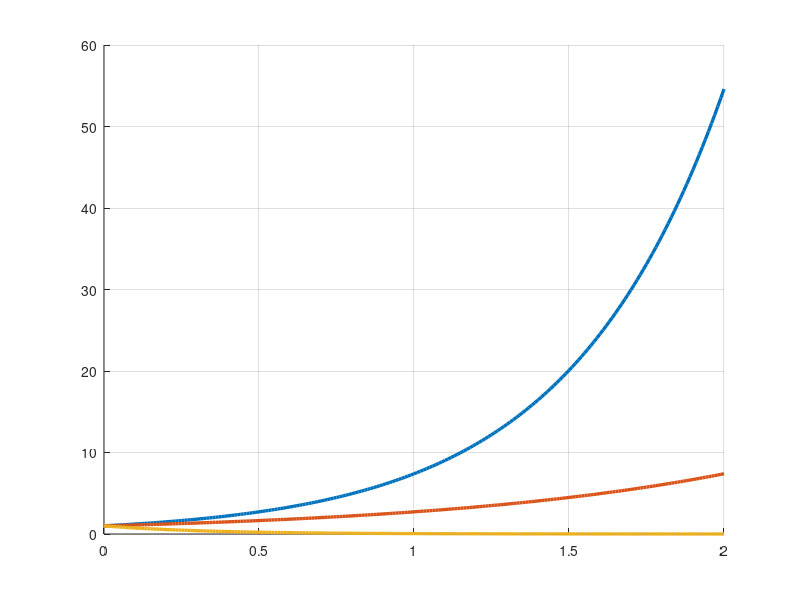

MATLAB code for this plot: (Note: this script raises an error after producing the figure.)
%% 13주차 — 상태궤환 극배치: 극점을 원하는 자리에 정확히
% **제어시스템설계** · 충남대학교 자율운항시스템공학과
%
%
% **참고자료 — 먼저 볼 것**
%
% 아래 다섯 과목은 **이 강의의 담당교수가 직접 한 강의**입니다.
% 기초부터 대학원 과정까지 이어지므로 부족한 곳부터 보면 됩니다.
% 이 강의에서 쓰는 기호와 유도는 모두 그 안에서 자세히 다룹니다.
%
% | # | 과목 | 수준 | 언어 | 영상 | 강의자료·코드 |
% |---|---|---|---|---|---|
% | 1 | **제어공학** — 기초. 전달함수, 피드백, 안정도, 근궤적, PID | 학부 | KO | [재생목록](https://youtube.com/playlist?list=PLFaUxNRM4BvJMpF9HZS-Mp8tDv9dTdglk) | [드라이브](https://drive.google.com/drive/folders/1TNIPDNtS_Iy8li-olka5WJslSXDYf0aT) |
% | 2 | **제어시스템설계** — 해석이 아니라 설계. 사양, 루프 성형, 이산 구현 | 학부 | KO | [재생목록](https://youtube.com/playlist?list=PLFaUxNRM4BvIGroZ5rgn7x08F7C79d9WZ) | [드라이브](https://drive.google.com/drive/folders/11m5Xxl_PHJvxgHghLSP-jhCpmRpbvoXh) |
% | 3 | **제어공학특론** — 좌표계, 6자유도 운동방정식, 회전행렬과 오일러각, 선형화 | 대학원 | EN | [재생목록](https://youtube.com/playlist?list=PLFaUxNRM4BvJmvF2ljx4KM5dj1P5jEcw0) | [드라이브](https://drive.google.com/drive/folders/1GUxbbONl916lNd0ggnFnXrNwNkd13-2-) |
% | 4 | **센서신호처리 및 융합** — 센서 모델, 잡음, 추정, 다중센서 융합 | 대학원 | EN | [재생목록](https://youtube.com/playlist?list=PLFaUxNRM4BvK-aP2Gdoyp5-AWvMn7Fo8E) | [드라이브](https://drive.google.com/drive/folders/1MEVJP7TzMcm8w6TZwUjhWJtL34WeNY3u) |
% | 5 | **캡스톤디자인** — 이동체 프로젝트를 처음부터 끝까지 | 학부 | KO | [재생목록](https://youtube.com/playlist?list=PLFaUxNRM4BvLu7L0pDoLzDXTv8mm6rCmj) | [드라이브](https://drive.google.com/drive/folders/1haIQejlJfrdhtOuof-MpffR9ydVscXZS) |
%
% **MATLAB 이나 Simulink 가 아직 익숙하지 않다면** 실습에 들어가기 전에 아래를 먼저 하십시오.
% 무료이고 각각 몇 시간이면 끝납니다.
%
% | 도구 | 학습 자료 |
% |---|---|
% | MATLAB | [MATLAB Onramp](https://matlabacademy.mathworks.com/kr/details/matlab-onramp/gettingstarted) · [Core MATLAB Skills](https://matlabacademy.mathworks.com/details/core-matlab-skills/lpmlcms) |
% | Simulink | [Simulink Onramp](https://matlabacademy.mathworks.com/kr/details/simulink-onramp/simulink) · 담당교수 Simulink 강의 [1편](https://youtu.be/a-afHg_fSaU) · [2편](https://youtu.be/070Yn0Hw5a0) |
%
%
% 6~7주차에서 우리는 **정해진 길** 위에서만 극점을 움직일 수 있었습니다.
% 근궤적이 사양 영역을 비껴가면 방법이 없었고, 그래서 7주차에서
% 극이나 영을 추가해 **길 자체를 바꿨습니다.**
%
% 오늘은 더 나갑니다. **길이라는 것 자체가 없어집니다.**
% 상태를 전부 되먹이면 극점 $n$ 개를 각각 원하는 자리에 정확히 놓을 수 있습니다.
%
% 그리고 학기의 하이라이트 — **거꾸로 선 진자를 실제로 세웁니다.**
if isempty(which('plant_msd'))   % 경로가 아직 등록 안 되었으면 알아서 잡는다
    p_ = pwd;
    if ~isempty(mfilename('fullpath')), p_ = fileparts(mfilename('fullpath')); end
    for k_ = 1:4
        if isfile(fullfile(p_,'setup_path.m')), run(fullfile(p_,'setup_path.m')); break; end
        p_ = fileparts(p_);
    end
    clear p_ k_
end
clc; close all;
s = tf('s');
%% 0-0. 오늘 돌려 볼 파일
% 강의노트를 읽다가 **직접 값을 바꿔 보고 싶을 때** 여는 파일들입니다.
% 모두 `W13_PolePlacement` 폴더 안에 있습니다.
%
% | 파일 | 실행 결과 | 학습 목표 | 강의노트 |
% |---|---|---|---|
% | `W13_01_pole_placement.m` | 계수비교법 손계산과 `place` 결과 대조, `place` 대 `acker`, 극 위치별 제어입력 표 | 극배치가 **왜 되는가**와 **대가** | 1~5절 |
% | `W13_02_reference_tracking.m` | $K_r$ 보정, 모델이 틀렸을 때, 적분 상태를 더한 서보 | 극배치만으로는 **어디에 멈출지 못 정한다** | 6~8절 |
% | `W13_03_pendulum_balance.m` | 거꾸로 선 진자를 세우고, 비선형으로 검증하고, 토크 한계를 걸어 본다 | **학기의 하이라이트** | 9~11절 |
% | `W13_04_run_simulink.m` | Simulink 로 같은 설계를 돌리고 포화를 켜 본다 | 실물에 가까운 검증 | 12절 |
% | `W13_PolePlacement.slx` | 상태궤환 $+$ `Saturation` 이 들어간 모델 | 행벡터 $K$ 를 블록으로 그리는 법 | 12절 |
% | `W13_build_model.m` | 위 `.slx` 를 코드로 다시 만든다 | 모델이 깨졌을 때 되살리는 법 | — |
%
% 오늘 처음 쓰는 도우미 함수도 하나 있습니다.
%
% | 함수 | 기능 |
% |---|---|
% | `fsfb_design(sys, p_des)` | 가제어성 확인 $\to$ $K$ $\to$ $K_r$ $\to$ **제어입력 크기**까지 한 번에 |
%
% 실행하는 법 — 파일을 열고 절 안에서 `Ctrl+Enter` 를 누르면 그 절만 돕니다.
% 전체는 `F5` 입니다. 처음 한 번은 `setup_path` 를 먼저 실행하십시오.
%
% 이 강의노트의 **그림은 전부** `make_figures.m` 이 만들어 `common/figures/` 에
% 넣어 둔 것입니다. 그림마다 어느 함수가 만들었는지 아래에 적어 두었습니다.
%% 0. 오늘 한 장 요약
% 오늘 배우는 것을 한 문장으로 적으면 이렇습니다.
%
% **상태를 전부 되먹이면 $A$ 가 $A - BK$ 로 바뀌고, 가제어이기만 하면
% 그 고유값을 원하는 자리에 정확히 놓을 수 있다.**
%
% 오늘의 계단
%
% - **1~3절** 상태궤환이란 무엇인가. $K$ 를 어떻게 구하는가
% - **4~5절** 근궤적과 무엇이 다른가. 그리고 대가는 무엇인가
% - **6~8절** 극배치만으로는 부족하다 — $K_r$ 과 적분 상태
% - **9~11절** 거꾸로 선 진자를 세운다. **학기의 하이라이트**
% - **12절** 포화가 있으면 어떻게 되는가
%
% 오늘 딱 하나만 기억한다면 이것입니다.
%
% - **극을 왼쪽으로 보내는 것은 공짜가 아니다.** 제어입력이 폭증한다
%% 0-1. 가장 작은 예부터 — 극점 하나 옮기기
% 이해를 돕기 위해 상태가 **하나뿐인** 시스템부터 봅니다.
%
% $$\dot{x} = 2x + u$$
%
% $a = +2$ 라 그대로 두면 발산합니다. 여기에 $u = -kx$ 를 넣으면
%
% $$\dot{x} = 2x - kx = (2-k)\,x$$
%
% $k = 5$ 로 두면 $\dot{x} = -3x$ 가 되어 **안정해집니다.**
%
% 이것이 오늘의 전부입니다. 상태가 여러 개면 $k$ 가 행벡터 $K$ 가 되고
% $2-k$ 가 $A - BK$ 가 될 뿐입니다.
t0 = (0:0.01:2)';
hold on; grid on;
for k = [0 1 5]
    plot(t0, exp((2-k)*t0), 'LineWidth', 2.4, ...
         'DisplayName', sprintf('k = %d  ->  기울기 %+d', k, 2-k));
end
yline(1, 'k:', 'HandleVisibility','off');
xlabel('시간 [s]'); ylabel('x(t)'); ylim([0 6]);
legend('Location','northwest');
title('되먹임 이득 하나로 고유값의 부호를 뒤집는다');
%% 1. 상태궤환 — 출력이 아니라 상태를 되먹인다
% 지금까지 열두 주 동안 되먹인 것은 **출력 $y$ 하나**였습니다.
%
% $$u = C(s)\,(r - y)$$
%
% 상태궤환은 **상태 전부**를 되먹입니다.
%
% $$u = -Kx + K_r r, \qquad K = [k_1\;\;k_2\;\;\cdots\;\;k_n]$$
%
% 이것을 상태방정식에 넣으면
%
% $$\dot{x} = Ax + B(-Kx + K_r r) = (A - BK)\,x + BK_r\,r$$
%
% 즉 **$A$ 가 $A - BK$ 로 바뀝니다.**
% 우리가 $K$ 를 고르면 그 고유값을 정할 수 있다는 뜻입니다.
%
% ![상태궤환 : u = -Kx + Kr r](loop_statefb.png)
%
% **그림 파일** `loop_statefb.png` — `common/dg_loop.m` 의 `dg_loop`
%   · 다시 만들려면 `make_figures('loop_statefb')`
%
% **만드는 곳** — `common/dg_loop.m` 을 `dg_loop('statefeedback', ...)` 로 부릅니다
% **직접 확인해 보려면** — `W13_04_run_simulink.m` 이 `W13_PolePlacement.slx` 에서
% 이 그림 그대로의 블록 배치를 돌립니다
%
% 그림 해석
%
% | 관찰 위치 | 관찰 내용 | 해석 |
% |---|---|---|
% | 되먹임 선이 **플랜트 안쪽**에서 나오는 것 | $y$ 가 아니라 $x$ 를 가져온다 | **오늘의 핵심 차이** |
% | 되먹임 상자 $K$ | 스칼라가 아니라 **행벡터** | 상태마다 계수가 따로 있다 |
% | 그 선이 여러 가닥인 것 | 상태 개수만큼 | 그래서 자유도가 $n$ 개다 |
% | 앞단의 $K_r$ | 지령을 곱해 주는 상수 | 6절에서 다룬다. **없으면 엉뚱한 데 멈춘다** |
% | 합산점의 부호 | $-Kx$ 를 더한다 | 빼는 것과 같다 |
% | 출력 $y$ 로 가는 선 | $C$ 를 거친다 | 오늘은 **$x$ 를 전부 안다고 가정**한다 |
%
% 마지막 줄이 오늘 내내 깔려 있는 가정입니다.
% **이 가정을 깨는 것이 14주차입니다.**
%% 2. $K$ 를 손으로 구하기 — 계수비교법
% 절차는 세 줄입니다.
%
% - **1단계** 원하는 극점으로 원하는 특성다항식을 만든다
%
% $$(s+8)(s+10)(s+12) = s^3 + 30 s^2 + 296 s + 960$$
%
% - **2단계** $A - BK$ 의 특성다항식을 $K$ 의 원소로 적는다
% - **3단계** 두 다항식의 **계수를 하나씩 맞춘다**
%
% 미지수 개수($K$ 의 원소 $n$ 개)와 방정식 개수(계수 $n$ 개)가 같으므로
% **답이 정확히 하나** 나옵니다. 이것이 극배치가 되는 이유입니다.
%
% 그리고 12주차의 조건이 여기서 나옵니다 — **가제어여야 합니다.**
% 가제어가 아니면 위 연립방정식이 풀리지 않습니다.
[Gp, p] = plant_dcmotor('position');
sys = ss(p.A, p.B, p.C, p.D);
p_des = [-8 -10 -12];
K = place(p.A, p.B, p_des);

eig(p.A)'                    % 개루프 고유값
%%
poly(p_des)                  % 원하는 특성다항식의 계수
%%
K                            % place 가 구해 준 상태궤환 이득
%%
sort(eig(p.A - p.B*K))'      % 검증 : 원한 -8, -10, -12 가 나와야 한다
%% 2-1. 계수비교를 **직접** 해 본다 — 가장 작은 예
% 위에서는 절차만 말하고 `place` 에 맡겼습니다.
% 그러면 무슨 일이 일어나는지 안 보이므로, 상태가 둘뿐인 예로 손으로 풉니다.
%
% $$A = \left[\begin{array}{cc} 0 & 1 \\ -2 & -3 \end{array}\right], \qquad
%   B = \left[\begin{array}{c} 0 \\ 1 \end{array}\right], \qquad
%   K = \left[\begin{array}{cc} k_1 & k_2 \end{array}\right]$$
%
% **1단계** — 원하는 극점을 $-4$, $-5$ 로 두면
%
% $$(s+4)(s+5) = s^2 + 9s + 20$$
%
% **2단계** — $A - BK$ 를 만들고 특성다항식을 $k_1, k_2$ 로 적습니다.
%
% $$A - BK = \left[\begin{array}{cc} 0 & 1 \\
%   -2-k_1 & -3-k_2 \end{array}\right]$$
%
% $2\times2$ 행렬의 특성다항식은 $s^2 - (\text{대각합})s + (\text{행렬식})$ 이므로
%
% $$s^2 + (3+k_2)\,s + (2+k_1)$$
%
% **3단계** — 두 다항식의 계수를 하나씩 맞춥니다.
%
% | 차수 | 원하는 계수 | $K$ 로 적은 계수 | 풀면 |
% |---|---|---|---|
% | $s^1$ | $9$ | $3 + k_2$ | $k_2 = 6$ |
% | $s^0$ | $20$ | $2 + k_1$ | $k_1 = 18$ |
%
% 따라서 $K = \left[\begin{array}{cc} 18 & 6 \end{array}\right]$ 입니다.
% **미지수 두 개, 방정식 두 개.** 그래서 답이 딱 하나 나옵니다.
%
% 지금 한 일을 한 장으로 묶으면 이렇습니다.
%
% ![계수비교법 — 원하는 극점에서 K 까지](w13_coeff_match.png)
%
% **그림 파일** `w13_coeff_match.png` — `make_figures.m` 의 `fig_w13_coeff_match`
%   · 다시 만들려면 `make_figures('w13_coeff_match')`
%
% **만드는 곳** — `make_figures.m` 의 `fig_w13_coeff_match`
% **직접 확인해 보려면** — `W13_01_pole_placement.m` 의 **2절**이
% 같은 예제를 손계산과 `place` 로 나란히 풉니다
%
% 그림 해석
%
% | 관찰 위치 | 관찰 내용 | 해석 |
% |---|---|---|
% | ① 파란 칸 | 원하는 극점 $-4$, $-5$ | **우리가 정하는 것.** 사양에서 온다 |
% | ② 파란 칸 | 그 극점을 근으로 갖는 다항식 | 극점을 계수로 바꾼 것 |
% | ③ 회색 칸 | $A - BK$ 의 특성다항식 | **시스템이 주는 것.** $K$ 가 미지수로 들어 있다 |
% | ④ 빨간 글씨 | 같은 차수끼리 등식을 세운 것 | 미지수 2 개, 방정식 2 개 |
% | ⑤ 초록 칸 | 연립방정식의 해 | 얻는 상태궤환 이득 |
% | ② 와 ③ 의 차수가 같은 것 | 둘 다 $n$ 차 | 그래서 방정식 개수가 미지수 개수와 같다 |
%
% ③ 에 $k_1$ 이나 $k_2$ 가 **아예 나타나지 않는 경우**가 있습니다.
% 그러면 ④ 를 풀 수 없습니다. 그것이 **가제어가 아닌 경우**입니다.
% 12주차의 판정이 여기서 쓰입니다.
A2 = [0 1; -2 -3];   B2 = [0; 1];

K2_hand  = [18 6]                        % 손으로 푼 것
K2_place = place(A2, B2, [-4 -5])        % place 가 준 것
%%
poly(A2 - B2*K2_hand)                    % A-BK 의 특성다항식
poly([-4 -5])                            % 원하는 특성다항식
%%
sort(eig(A2 - B2*K2_hand))'              % 고유값이 -5, -4 로 옮겨졌다
%% 2-2. 3차에서는 기호 계산으로 맡긴다
% 상태가 셋이 되면 손으로 전개하기가 번거롭습니다.
% 그래도 **원리는 똑같다**는 것을 확인하기 위해 기호로 풀어 봅니다.
%
% Symbolic Math Toolbox 의 `charpoly` 가 특성다항식을 $k_1,k_2,k_3$ 이
% 들어간 채로 만들어 주고, `solve` 가 계수를 맞춰 줍니다.
%
% 새로 나오는 명령 두 개
%
% - `charpoly(M, s)` — 행렬 `M` 의 특성다항식을 변수 `s` 로 돌려준다
% - `coeffs(expr, s, 'All')` — 다항식의 계수를 **높은 차수부터 전부** 뽑는다
%
% 우리 DC 모터의 $A - BK$ 특성다항식은 이렇게 나옵니다.
%
% $$s^3 + (2k_3 + 12)\,s^2 + \left(2k_2 + 20k_3 + \frac{1001}{50}\right)s + 2k_1$$
%
% 원하는 다항식 $s^3 + 30s^2 + 296s + 960$ 과 계수를 맞추면
% 미지수 세 개에 방정식 세 개이므로 답이 하나로 정해집니다.
%  [주의] 이 절만 Symbolic Math Toolbox 가 필요합니다.
%         없는 PC 에서도 강의노트가 끝까지 돌도록 확인하고 건너뜁니다.
hasSym = license('test','Symbolic_Toolbox') && ~isempty(which('syms'));

if hasSym
    syms k1 k2 k3 sv real
    Ksym = [k1 k2 k3];
    cpoly = expand(charpoly(sym(p.A) - sym(p.B)*Ksym, sv));
    wpoly = expand(poly2sym(poly(p_des), sv));
    sol   = solve(coeffs(cpoly - wpoly, sv, 'All') == 0, [k1 k2 k3]);
    K_hand3 = double([sol.k1 sol.k2 sol.k3]);
else
    K_hand3 = K;             % 툴박스가 없으면 계수 대조만 한다
    disp('Symbolic Math Toolbox 가 없어 기호 계산은 건너뜁니다.')
end

K_hand3                      % 계수비교로 푼 것
K                            % place 가 준 것
%%
poly(p.A - p.B*K)            % A-BK 의 특성다항식
poly(p_des)                  % 원하는 특성다항식. 같아야 한다
%%
% 세 결과가 같습니다. 그러므로 `place` 는 **이 연립방정식을 수치적으로 푸는
% 명령일 뿐입니다.** 새로운 이론이 아닙니다.
%% 3. `place` 와 `acker` — 오늘의 새 명령 둘
% 둘 다 같은 일을 합니다. 그런데 쓰는 자리가 다릅니다.
%
% | 항목 | place(A,B,p) | acker(A,B,p) |
% |---|---|---|
% | 원리 | 수치적으로 안정한 알고리즘 | Ackermann 공식을 그대로 |
% | 입력 개수 | **여러 개 가능** | 하나만 |
% | 중근 | **불가.** 오류가 난다 | 가능 |
% | 차수 | 높아도 믿을 만하다 | $10$ 차 이상은 위험 |
% | 언제 쓰나 | **기본** | 중근이 꼭 필요할 때 |
%
% 주의 세 가지
%
% - 둘 다 **개루프** $A, B$ 를 받습니다. 폐루프를 넣으면 안 됩니다
% - 돌려주는 것은 $K$ 이고, 실제 제어입력은 $u = -Kx$ 입니다. **부호에 주의**
% - `place` 가 오류를 내면 두 가지 중 하나입니다 —
%   **중근을 줬거나, 가제어가 아니거나**
%
% 예제 — 중근을 주면 어떻게 되는지 확인해 봅니다.
try
    K2 = place(p.A, p.B, [-10 -10 -10]);
catch ME
    disp('place 에 중근을 주면 오류가 납니다 :')
    disp(ME.message)
end
%%
K2 = acker(p.A, p.B, [-10 -10 -10])      % acker 로는 된다
%%
sort(eig(p.A - p.B*K2))'                 % 검증 : -10 이 세 개
%% 4. 근궤적과 무엇이 다른가 — 오늘의 핵심
% 6~7주차에서는 이득 $K$ **하나**를 바꿨습니다. 자유도가 하나뿐이라
% 극점이 **정해진 길** 위를 움직였습니다.
%
% 상태궤환은 $K$ 가 **벡터**입니다. 자유도가 상태 개수만큼 있습니다.
% 그래서 극점 $n$ 개를 각각 원하는 자리에 놓을 수 있습니다.
%
% ![원점의 적분기까지 원하는 자리로 끌어온다](w13_place_map.png)
%
% **그림 파일** `w13_place_map.png` — `make_figures.m` 의 `fig_place_map`
%   · 다시 만들려면 `make_figures('w13_place_map')`
%
% **만드는 곳** — `make_figures.m` 의 `fig_place_map`
% **직접 바꿔 보려면** — `W13_01_pole_placement.m` 의 **4절**이 근궤적을
% 배경으로 깔고 극배치 결과를 겹쳐 그립니다
%
% 그림 해석
%
% | 관찰 위치 | 관찰 내용 | 해석 |
% |---|---|---|
% | 왼쪽 파란 $\times$ 세 개 | 개루프 극점 $0$, $-2.00$, $-10.00$ | 원점의 것이 **적분기**다 (5주차 타입 1) |
% | 왼쪽 빨간 $\circ$ 세 개 | 극배치 후 $-8$, $-10$, $-12$ | 우리가 정한 자리 |
% | 원점의 $\times$ 가 $-8$ 로 옮겨진 것 | **적분기까지 옮겼다** | 비례제어로는 절대 못 하는 일 |
% | 세 $\circ$ 가 실축 위에 나란한 것 | 우리가 실수 극점으로 골랐다 | 복소수로 골라도 된다 |
% | 오른쪽 곡선 | 그때의 계단응답 | |
% | 오른쪽 제목 | 오버슈트 $0.0\%$, 정착시간 $0.78$ s | 실수 극점만 골랐으니 오버슈트가 없다 |
% | 오른쪽 곡선이 $1$ 에 도달하는 것 | $K_r$ 을 곱했기 때문 | 안 곱하면 6절처럼 엉뚱한 데 멈춘다 |
%
% **원점 극점을 옮겼다**는 것이 이 그림의 핵심입니다.
% 비례제어에서는 원점 극점이 그 자리에서 출발해 오른쪽으로 휘어 갈 뿐이었습니다.
%% 5. 대가 — 극을 왼쪽으로 보낼수록
% 수학적으로는 **어디든** 놓을 수 있습니다. 가제어이기만 하면요.
% 그런데 물리적으로는 대가가 있습니다.
%
% ![빨라진 만큼 전압을 더 쓴다](w13_effort.png)
%
% **그림 파일** `w13_effort.png` — `make_figures.m` 의 `fig_effort`
%   · 다시 만들려면 `make_figures('w13_effort')`
%
% **만드는 곳** — `make_figures.m` 의 `fig_effort`
% **직접 바꿔 보려면** — `W13_01_pole_placement.m` 의 **5절**에서
% `a_list` 를 바꿔 실행
%
% 그림 해석 — **왼쪽 두 곡선의 세로축 눈금을 반드시 함께 보십시오**
%
% | 관찰 위치 | 관찰 내용 | 해석 |
% |---|---|---|
% | 왼쪽 파란 곡선 | 정착시간. $1.4$ s 에서 $0.3$ s 로 | 왼쪽으로 보낼수록 빨라진다 |
% | 왼쪽 파란 곡선의 세로축 | 선형 눈금, $0.2 \sim 1.6$ | 약 $5$ 배 범위 |
% | 왼쪽 빨간 곡선 | 최대 제어입력 | 함께 커진다 |
% | 왼쪽 빨간 곡선의 세로축 | **로그 눈금**, $10^1 \sim 10^4$ | 약 $100$ 배 범위 |
% | 두 세로축의 범위 차이 | $5$ 배 대 $100$ 배 | **빨라지는 것보다 전압이 훨씬 빨리 큰다** |
% | 오른쪽 파란 곡선 | 극점 $-6$ 부근, 정착 $1.00$ s, 최대 $240$ V | |
% | 오른쪽 노란 곡선 | 극점 $-20$ 부근, 정착 $0.34$ s, 최대 $5280$ V | $3$ 배 빨라지려고 $22$ 배 전압 |
% | 오른쪽 제목의 $24$ V | 흔한 드라이버 한계 | **셋 다 사용할 수 없다** |
%
% 이 그림이 오늘의 실무적 결론입니다.
% **"가장 빠른 설계" 가 아니라 "구동기가 낼 수 있는 것 중 가장 좋은 설계"**
% 를 골라야 합니다. 6주차의 포화, 7주차의 Lead 대가와 똑같은 이야기입니다.
%% 6. 극배치만으로는 부족하다 — 어디에 멈출 것인가
% 극배치는 $A$ 를 $A - BK$ 로 바꿔 **고유값만** 옮깁니다.
% 직류이득은 아무도 신경 쓰지 않았습니다.
%
% 그래서 지령 $r$ 을 그대로 넣으면 엉뚱한 값에 수렴합니다.
%
% ![극배치는 극점만 옮긴다. 직류이득은 따로 맞춰야 한다](w13_kr.png)
%
% **그림 파일** `w13_kr.png` — `make_figures.m` 의 `fig_kr`
%   · 다시 만들려면 `make_figures('w13_kr')`
%
% **만드는 곳** — `make_figures.m` 의 `fig_kr`
% **직접 확인해 보려면** — `W13_02_reference_tracking.m` 의 **1~2절**
%
% 그림 해석
%
% | 관찰 위치 | 관찰 내용 | 해석 |
% |---|---|---|
% | 파란 곡선 ($K_r = 1$) | $0.002$ 근처에서 평평 | 목표 $1$ 의 **$0.2\%$** 에 멈춘다 |
% | 빨간 곡선 ($K_r = 480$) | $1$ 에 정확히 도달 | 보정하면 맞는다 |
% | 두 곡선의 **모양** | 완전히 같다 | 고유값이 같으니 당연하다 |
% | 두 곡선이 같은 시각에 평평해지는 것 | 정착시간도 같다 | $K_r$ 은 **세로 배율일 뿐**이다 |
% | $K_r = 480$ 이라는 큰 값 | $1/0.002$ | 직류이득이 작아서 크게 곱해야 한다 |
%
% **모양은 같고 크기만 다르다** — 이것을 놓치지 마십시오.
% $K_r$ 은 과도응답을 전혀 안 바꿉니다.
%% 7. $K_r$ 은 어떻게 구하는가
% 정상상태에서는 $\dot{x} = 0$ 이므로
%
% $$0 = (A - BK)\,x_{ss} + BK_r\,r
%   \qquad\Rightarrow\qquad
%   x_{ss} = -(A-BK)^{-1}BK_r\,r$$
%
% $$y_{ss} = C\,x_{ss} = -C(A-BK)^{-1}B\,K_r\,r$$
%
% 이것이 $r$ 과 같아지려면
%
% $$K_r = \frac{1}{-C(A-BK)^{-1}B}
%       = \frac{1}{\mathrm{dcgain}(A-BK,\,B,\,C,\,D)}$$
%
% MATLAB 에서는 한 줄입니다.
Kr = 1/dcgain(ss(p.A - p.B*K, p.B, p.C, p.D))
%%
dcgain(ss(p.A - p.B*K, p.B*Kr, p.C, p.D))   % 보정 후 직류이득. 1 이어야 한다
%% 8. $K_r$ 의 약점과 적분 상태
% $K_r$ 은 **모델을 믿고 미리 계산한 값**입니다.
% 1주차와 5주차에서 본 그 문제가 그대로 돌아옵니다.
%
% 그런데 **한 가지 예외가 있습니다.**
%
% - 플랜트 안에 **적분기가 이미 있으면** ($A$ 의 첫 열이 $0$)
%   $K_r$ 만으로도 계단 오차가 저절로 $0$ 이 됩니다
% - 없으면 $K_r$ 은 모델 오차만큼 그대로 어긋납니다
%
% 오늘 쓰는 DC 모터 **위치** 모델은 앞쪽입니다 (각도는 각속도의 적분).
% **속도** 모델은 뒤쪽입니다. `W13_02_reference_tracking.m` 의 3절에서
% 두 경우를 나란히 확인합니다.
%
% 확실히 없애려면 **적분 상태를 하나 더** 넣습니다.
%
% $$\dot{x}_i = r - y$$
%
% $$\left[\begin{array}{c}\dot{x}\\ \dot{x}_i\end{array}\right] =
%   \left[\begin{array}{cc}A & 0\\ -C & 0\end{array}\right]
%   \left[\begin{array}{c}x\\ x_i\end{array}\right] +
%   \left[\begin{array}{c}B\\ 0\end{array}\right] u +
%   \left[\begin{array}{c}0\\ 1\end{array}\right] r$$
%
% 이 확대 시스템에 극배치를 하면 상태가 $n+1$ 개인 제어기가 나옵니다.
% **서보 문제**라고 부르며, 모델이 틀려도 정상상태 오차가 $0$ 입니다.
%
% 두 방식의 차이는 **모델이 틀렸을 때** 드러납니다.
%
% ![K_r 만 쓸 때와 적분 상태를 더했을 때](w13_servo.png)
%
% **그림 파일** `w13_servo.png` — `make_figures.m` 의 `fig_w13_servo`
%   · 다시 만들려면 `make_figures('w13_servo')`
%
% **만드는 곳** — `make_figures.m` 의 `fig_w13_servo`
% **직접 바꿔 보려면** — `W13_02_reference_tracking.m` 의 **3-1절**과 **4절**
% 에서 모델 오차의 크기를 바꿔 보십시오
%
% 그림 해석
%
% | 관찰 위치 | 관찰 내용 | 해석 |
% |---|---|---|
% | 왼쪽 파란 곡선 | 모델이 정확할 때 $K_r$ | 목표값에 정확히 도달 |
% | 왼쪽 빨간 곡선 | 플랜트가 $30\,\%$ 약할 때 $K_r$ | **$10\,\%$ 만큼 모자란 채로 멈춘다** |
% | 왼쪽 초록 곡선 | 같은 오차에 적분 상태 추가 | 조금 늦지만 결국 목표값에 도달 |
% | 초록이 파랑보다 느린 것 | 상태가 하나 늘어 극점이 하나 더 있다 | 정확도의 대가는 속도 |
% | 오른쪽 빨간 직선 | 모델 오차 대 정상상태 오차 | $K_r$ 은 **오차를 그대로 물려받는다** |
% | 오른쪽 초록 수평선 | 같은 스윕, 적분 상태 사용 | 모델이 얼마나 틀리든 오차가 $0$ |
%
% 오른쪽 그림이 이 절의 결론입니다.
% $K_r$ 은 **모델을 믿는** 앞먹임이고, 적분 상태는 **출력을 보는** 되먹임입니다.
% 1주차에서 개루프와 폐루프를 비교하며 한 이야기가 그대로 돌아왔습니다.
%
% 상태궤환에 적분 상태를 더한 것이 **사실상 PID** 입니다.
%
% - 각도에 비례해서 미는 것 — $P$
% - 각속도에 비례해서 빼는 것 — $D$ (각속도는 각도의 미분)
% - 적분 상태 — $I$
%
% **다만 미분을 안 합니다.** 이미 있는 상태를 쓸 뿐입니다.
% 7주차에서 고생한 미분 잡음 증폭이 여기서는 안 생깁니다.
%% 9. 학기의 하이라이트 — 거꾸로 선 진자
% 3주차에서 이 진자를 처음 만났습니다.
% 거꾸로 세우면 고유값 하나가 $+5.72$ 가 되어 **손을 떼면 넘어간다**는
% 것을 봤습니다.
%
% 12주차에서 가제어임을 확인했습니다. 그러니 세울 수 있습니다.
% 오늘 실제로 세웁니다.
%
% ![우반면 극점을 좌반면으로 끌어온다](w13_pendulum.png)
%
% **그림 파일** `w13_pendulum.png` — `make_figures.m` 의 `fig_w13_pendulum`
%   · 다시 만들려면 `make_figures('w13_pendulum')`
%
% **만드는 곳** — `make_figures.m` 의 `fig_w13_pendulum`
% **직접 해 보려면** — `W13_03_pendulum_balance.m` 의 **2절**
%
% 그림 해석
%
% | 관찰 위치 | 관찰 내용 | 해석 |
% |---|---|---|
% | 왼쪽 빨간 $\times$ 오른쪽 것 | $+5.72$ | **이것 때문에 넘어진다.** 시정수 $0.175$ s |
% | 왼쪽 빨간 $\times$ 왼쪽 것 | $-5.72$ | 이쪽은 문제없다 |
% | 왼쪽 파란 $\circ$ 두 개 | $-4.0 \pm 5.5j$ | 우리가 정한 자리 (오버슈트 $10\%$, 정착 $1$ s) |
% | 두 $\circ$ 가 좌반면에 있는 것 | 실수부가 $-4$ | **세워졌다** |
% | 두 $\circ$ 가 복소수인 것 | 허수부 $\pm 5.5$ | 조금 진동하며 돌아온다 |
% | 오른쪽 빨간 곡선 | $10$ 도에서 놓았을 때, 화면 밖으로 발산한다 | 제어 없으면 $2$ 초 만에 넘어간다 |
% | 오른쪽 파란 곡선 | $0.4$ s 에 $0$ 을 지나 $-1$ 도까지 갔다 돌아온다 | 상태궤환이 세운다 |
% | 파란 곡선이 $0$ 아래로 내려가는 것 | 약간 지나쳤다 | 오버슈트 $10\%$ 사양의 결과 |
% | 파란 곡선이 $1$ s 안에 안정되는 것 | 정착시간 사양대로 | 4주차의 공식이 여기서도 그대로 쓰인다 |
%
% $+5.72$ 라는 숫자를 다시 보십시오. 시정수가 $0.175$ 초입니다.
% **$175$ ms 마다 기울기가 $e$ 배씩 커집니다.** 사람 반응속도로는 못 잡습니다.
%% 10. 선형 설계가 진짜 진자에서도 통하는가
% 우리가 설계한 $K$ 는 **선형 모델**을 보고 만든 것입니다.
% 진짜 진자는 비선형입니다 ($\sin$ 이 들어 있습니다).
%
% 3주차의 마지막 교훈이 여기서 적용됩니다 —
% **설계한 제어기를 다시 비선형 모델에 붙여서 검증한다.**
%
% `W13_03_pendulum_balance.m` 의 4절이 그 검증입니다.
%
% - $10$ 도에서 놓으면 — 비선형과 선형이 거의 겹친다
% - $40$ 도에서 놓으면 — 둘 다 세워지지만 **가는 길이 다르다**
%
% **좌표에 주의하십시오.** 이 실습에서 가장 틀리기 쉬운 부분입니다.
%
% - `plant_pendulum` 의 비선형 함수 `p.f` 는 **매달린 자세 기준 절대 각도**를 받습니다
% - 선형 모델 $(A, B)$ 는 **직립 기준 편차**입니다
%
% 그래서 비선형 시뮬레이션에 제어기를 붙일 때는 이렇게 씁니다.
%
% - 편차 $\delta x = [\theta - \pi;\;\dot{\theta}]$
% - 제어입력 $u = u_0 - K\,\delta x$, 여기서 $u_0 = mgl\sin\pi = 0$
%
% 이것을 빼먹으면 "직립에서 $10$ 도" 를 "매달린 데서 $10$ 도" 로 잘못 넣게 되어
% **아무 제어기나 다 성공하는 것처럼** 보입니다.
% 불안정 플랜트인데 뭘 해도 잘되면 좌표를 의심하십시오.
%
% 초기각을 키워 가며 선형 예측과 실제를 겹쳐 보면 이렇습니다.
%
% ![선형 예측과 비선형 실제가 어디서부터 벌어지는가](w13_nonlin_check.png)
%
% **그림 파일** `w13_nonlin_check.png` — `make_figures.m` 의 `fig_w13_nonlin_check`
%   · 다시 만들려면 `make_figures('w13_nonlin_check')`
%
% **만드는 곳** — `make_figures.m` 의 `fig_w13_nonlin_check`
% **직접 바꿔 보려면** — `W13_03_pendulum_balance.m` 의 **4절**에서
% 초기각을 바꿔 가며 같은 비교를 합니다
%
% 그림 해석
%
% | 관찰 위치 | 관찰 내용 | 해석 |
% |---|---|---|
% | 왼쪽 실선 | 비선형 모델을 `ode45` 로 적분한 결과 | 진짜 진자의 거동 |
% | 왼쪽 점선 | 선형 모델 $e^{(A-BK)t}\,\delta x(0)$ | 설계할 때 예측한 거동 |
% | $10^\circ$ 에서 둘이 겹치는 것 | $\sin\theta \approx \theta$ 가 잘 맞는다 | 선형화가 유효한 영역 |
% | $130^\circ$ 에서 벌어지는 것 | $\sin\theta$ 와 $\theta$ 가 크게 다르다 | **선형 예측이 틀린다** |
% | 그런데도 셋 다 $0$ 으로 가는 것 | 되먹임이 오차를 계속 줄인다 | 예측은 틀려도 안정화는 된다 |
% | 오른쪽 파란 곡선 | 초기각 대 최대 예측 오차 | 각에 대해 **가속적으로** 커진다 |
% | 오른쪽 빨간 곡선 | 초기각 대 최대 토크 | 거의 비례해서 커진다 |
%
% 여기서 나오는 결론이 중요합니다.
% **선형 설계가 실패하는 이유는 각도가 커서가 아니라 토크가 모자라서**입니다.
% 위 그림은 토크를 무한히 낼 수 있다고 가정한 것입니다.
% 진짜 한계는 다음 절에서 봅니다.
%% 11. 진짜 한계는 토크다
% 10절에서 $40$ 도까지도 세워졌습니다.
% 그런데 그건 **토크를 무한히 낼 수 있다고 가정**했기 때문입니다.
%
% 실제 모터는 정해진 토크까지만 냅니다.
%
% ![토크가 모자라면 넘어간다](w13_saturation.png)
%
% **그림 파일** `w13_saturation.png` — `make_figures.m` 의 `fig_w13_saturation`
%   · 다시 만들려면 `make_figures('w13_saturation')`
%
% **만드는 곳** — `make_figures.m` 의 `fig_w13_saturation`
% **직접 바꿔 보려면** — `W13_03_pendulum_balance.m` 의 **5절**에서
% `tau_lim` 목록을 바꿔 실행
%
% 그림 해석
%
% | 관찰 위치 | 관찰 내용 | 해석 |
% |---|---|---|
% | 왼쪽 초록 칸 | 세운 경우 | |
% | 왼쪽 분홍 칸 | 넘어진 경우 | |
% | 왼쪽 맨 위 줄 (한계 없음) | $70$ 도까지 전부 초록 | 토크가 무한하면 아주 크게 기울어도 세운다 |
% | 왼쪽 가운데 줄 ($1.0$ Nm) | $40$ 도까지만 초록 | **한계가 유효범위를 잘라 냈다** |
% | 왼쪽 맨 아래 줄 ($0.6$ Nm) | $20$ 도까지만 초록 | 더 잘렸다 |
% | 세 줄의 경계가 계단처럼 밀리는 것 | 토크가 절반이면 범위도 절반 | **토크가 곧 유효범위다** |
% | 오른쪽 검은 곡선 (한계 없음) | $0.6$ s 에 $0$ 으로 돌아온다 | 설계대로다 |
% | 오른쪽 파란 곡선 ($1.0$ Nm) | 조금 늦지만 돌아온다 | 아슬아슬하게 성공 |
% | 오른쪽 빨간 곡선 ($0.6$ Nm) | 위로 급증했다가 감소하기를 반복 | **넘어져서 빙빙 돈다** |
% | 빨간 곡선이 주기적으로 보이는 것 | 진자가 계속 회전한다 | 세우기를 포기한 상태 |
%
% 여기서 배울 것 — **유효범위를 정하는 것은 선형화가 아니라 토크입니다.**
% 3주차에서는 "선형화가 몇 도까지 맞는가" 를 물었지만,
% 실제 한계는 그보다 훨씬 앞에서 **구동기가 정합니다.**
%
% 10강 slide 106~108 의 control saturation 이 정확히 이 이야기입니다.
%% 12. Simulink 로 확인 — 포화가 있는 루프
% 모델 `W13_PolePlacement.slx` 를 열어 보십시오.
% 지금까지의 모델과 딱 두 가지가 다릅니다.
%
% - 되먹임 경로의 `Gain` 블록에 **스칼라가 아니라 행벡터 $K$** 가 들어 있다
%   (Multiplication 을 `Matrix(K*u)` 로 두어야 합니다)
% - 플랜트의 $C$ 가 **단위행렬**이다 (상태를 전부 뽑는다)
%
% ![구동기 포화가 있는 폐루프](loop_saturation.png)
%
% **그림 파일** `loop_saturation.png` — `common/dg_loop.m` 의 `dg_loop`
%   · 다시 만들려면 `make_figures('loop_saturation')`
%
% **만드는 곳** — `common/dg_loop.m` 을 `dg_loop('saturation', ...)` 로 부릅니다
%
% 그림 해석
%
% | 관찰 위치 | 관찰 내용 | 해석 |
% |---|---|---|
% | 제어기와 플랜트 사이의 분홍 상자 | 구동기 포화 | 오늘 설계는 이것을 **전혀 모른다** |
% | $u$ 라는 이름이 상자 **앞**에 있는 것 | 제어기가 요구한 값 | 실제 들어가는 값은 잘린 뒤의 값이다 |
% | 되먹임 선 | $y$ 만 돌아온다 | 잘렸다는 사실을 제어기가 모른다 |
%
% `W13_04_run_simulink.m` 을 실행하면 다음을 확인합니다.
%
% | 구동기 한계 | 정착시간 | 오버슈트 |
% |---|---|---|
% | 없음 | $0.548$ s | $0.0\%$ |
% | $200$ V | $0.620$ s | $0.0\%$ |
% | $60$ V | $0.778$ s | $0.0\%$ |
% | $24$ V | $0.989$ s | $1.5\%$ |
%
% 제어입력 그림에서 **평평하게 잘린 구간**이 포화된 시간입니다.
% 그 시간 동안 제어기는 "더 주라" 고 하는데 구동기가 못 냅니다.
%
% 11주차의 와인드업은 여기에 **적분기까지 있을 때** 생기는 한 걸음 더 나간 문제입니다.
%% 12-1. `place` 와 `acker` 를 여러 가지로 써 본다
% 두 명령은 같은 문제를 풀지만 **쓸 수 있는 자리가 다릅니다.**
%
% | 항목 | place(A,B,p) | acker(A,B,p) |
% |---|---|---|
% | 다입력 시스템 | 된다 | 안 된다 (SISO 전용) |
% | 중근(같은 극을 두 번) | **안 된다** | 된다 |
% | 수치 안정성 | 좋다 | 차수가 높으면 나빠진다 |
% | 권장 | **기본으로 이것을 쓴다** | 중근이 꼭 필요할 때만 |
%
% 중근을 `place` 에 주면 다음과 같은 오류가 납니다.
%
% - `"place" 명령은 rank(B) 보다 큰 중복도를 갖는 극점을 배치할 수 없습니다`
%
% 단입력이면 `rank(B) = 1` 이므로 **같은 극을 두 번 쓸 수 없다**는 뜻입니다.
% 실무에서는 중근을 굳이 쓸 이유가 거의 없으므로
% $-10$ 대신 $-10.0$ 과 $-10.1$ 처럼 아주 조금 떨어뜨려 주면 됩니다.
[~, pB] = plant_dcmotor('position');
Ap = pB.A;  Bp = pB.B;
p_want = [-8 -10 -12];

K_place = place(Ap, Bp, p_want)
K_acker = acker(Ap, Bp, p_want)
%%
max(abs(K_place - K_acker))              % 두 결과의 차이. 0 이면 같다
%%
% 정말 원하는 자리에 갔는지 반드시 확인한다
p_want
sort(eig(Ap - Bp*K_place))'
%%
% 중근을 요구하면 place 는 거부한다
try
    place(Ap, Bp, [-10 -10 -12]);
catch ME
    disp(ME.message)
end
%%
K_rep = acker(Ap, Bp, [-10 -10 -12])     % acker 로는 된다
%%
gain_up = 100*(K_rep(1)/K_place(1) - 1)  % 이득이 몇 % 커졌나. 극을 모은 대가
%% 13. 오늘의 정리
% - 상태궤환 $u = -Kx$ 는 $A$ 를 $A - BK$ 로 바꾼다
% - 가제어이기만 하면 극점 $n$ 개를 **원하는 자리에 정확히** 놓을 수 있다
% - $K$ 는 계수비교법으로 손계산할 수 있고, `place` / `acker` 가 대신 해 준다
% - `place` 는 중근 불가, `acker` 는 단일입력만. 기본은 **place** 를 쓴다
% - 근궤적과 달리 **정해진 길이 없다.** 자유도가 상태 개수만큼 있다
% - 극배치는 극점만 옮긴다. **어디에 멈출지는 $K_r$ 이나 적분 상태가 정한다**
% - 상태궤환 $+$ 적분 상태 $=$ 사실상 PID. 다만 **미분을 안 해 잡음이 없다**
% - 거꾸로 선 진자의 $+5.72$ 를 좌반면으로 옮겨 **세웠다**
% - **극을 왼쪽으로 보내는 것은 공짜가 아니다.** 제어입력이 폭증한다
% - 유효범위를 정하는 것은 선형화가 아니라 **구동기 토크**다
%% 14. 다음 주 예고
% 오늘 내내 깔려 있던 가정이 하나 있습니다.
%
% **$u = -Kx$ 를 쓰려면 $x$ 를 전부 알아야 합니다.**
%
% 그런데 현실에서는 상태를 전부 잴 수 없습니다.
%
% - 진자에서는 각도만 잰다. 각속도계는 비싸고 잡음이 많다
% - DC 모터에서는 각도만 잰다. 전류를 재려면 센서를 더 달아야 한다
%
% 14주차에서는 **못 재는 상태를 만들어 냅니다.**
%
% - 같은 모델을 컴퓨터 안에서 함께 돌린다
% - 잰 출력과 예상한 출력의 **차이를 보고** 추정을 고친다
% - 이것을 **관측기**라고 한다
%
% 그리고 놀라운 사실 하나를 배웁니다 —
% **제어기 설계와 관측기 설계를 따로 해도 된다** (분리원리).
%
% 12주차에서 확인한 **가관측성**이 그 입장권입니다.
% 거꾸로 선 진자는 각도 하나만 재도 가관측이었습니다. 그러니 됩니다.
